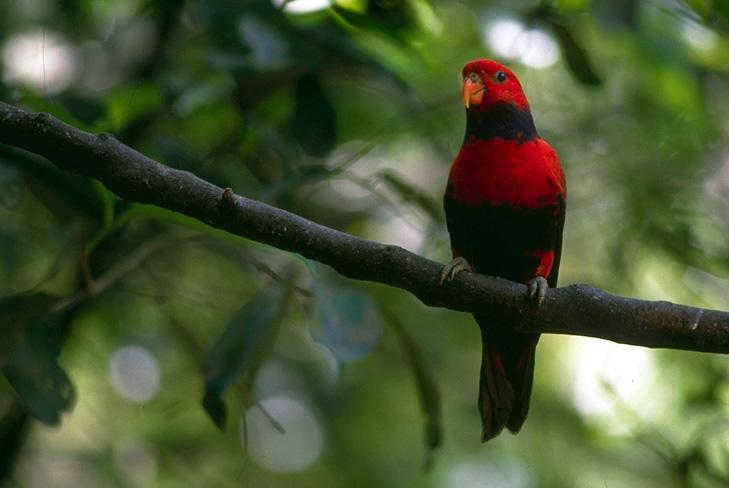
#> input picture 7.JPG, 729 x 488 px, found by its file name
$ jupyter execute Untitled1.ipynb   (shell and % lines are left out)
#> lines starting #> are read from the running program, lines starting #| are printed output that depends on the picture; after the words box and inside, x2 and y2 are one past the last pixel; in counts of white or black regions, pixels touching at a corner belong together
<a href="https://colab.research.google.com/github/agnessheila/images/blob/master/Untitled1.ipynb" target="_parent"></a>

[cell 1]
# import the necessary packages
import numpy as np
import cv2
import matplotlib.pyplot as plt

[cell 2]
# initialize the class labels and set the seed of the pseudorandom
# number generator so we can reproduce our results
labels = ["sparrow", "flowers","animal"]
np.random.seed(5)

# randomly initialize our weight matrix and bias vector -- in a
# *real* training and classification task, these parameters would
# be *learned* by our model, but for the sake of this example,
# let's use random values
W = np.random.randn(3, 4800)
b = np.random.randn(3)

# load our example image, resize it, and then flatten it into our
# "feature vector" representation
orig = cv2.imread("images/7.JPG")
#> orig is the input picture: shape (488, 729, 3); mean B, G, R 51.5, 85.3, 71.7
image = cv2.resize(orig, (40, 40)).flatten()
#> image = 4800 values, max 255 at index 48, min 0 at index 62, mean 69.5
image1=cv2.resize(orig,(140,140))
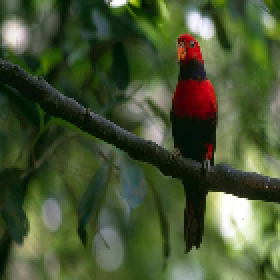
#> image1: shape (140, 140, 3) (shown 2 times larger); mean B, G, R 51.3, 85.2, 71.6

[cell 3]
# compute the output scores by taking the dot product between the
# weight matrix and image pixels, followed by adding in the bias
scores = W.dot(image) + b
#> scores = [-7253.6, 3701, 6968.4]

[cell 4]
# loop over the scores + labels and display them
for (label, score) in zip(labels, scores):
	print("[INFO] {}: {:.2f}".format(label, score))
#> this loop made 3 passes
#> (label, score) on passes 1 to 3: ('sparrow', -7253.6), ('flowers', 3701), ('animal', 6968.4)
#| [INFO] sparrow: -7253.63
#| [INFO] flowers: 3701.01
#| [INFO] animal: 6968.43

# draw the label with the highest score on the image as our
# prediction
cv2.putText(orig, "Label: {}".format(labels[np.argmax(scores)]),
	(10, 30), cv2.FONT_HERSHEY_SIMPLEX, 0.9, (0, 255, 0), 2)
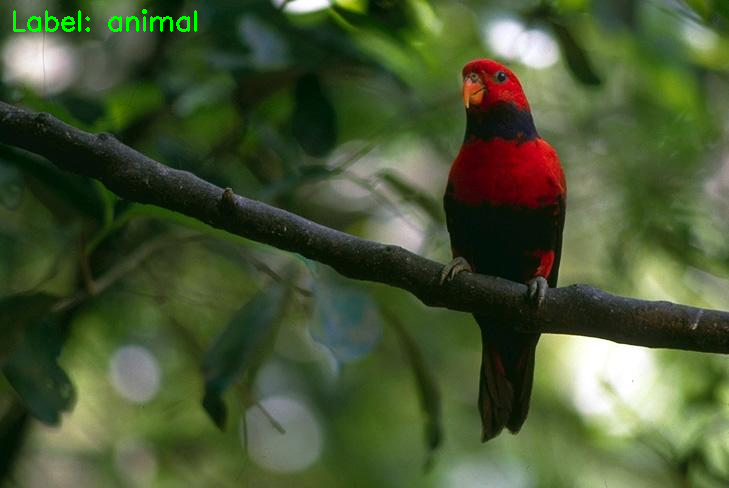
#> orig: shape (488, 729, 3); 0.35% of pixels changed, all inside (x1, y1, x2, y2) = (13, 9, 197, 32)

$ run again, with 1.jpg copied over 7.JPG
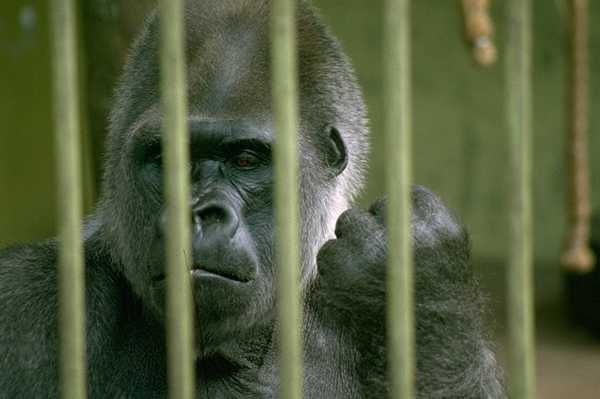
#> input picture 1.jpg, 600 x 399 px, found by its file name
#> orig is the input picture: shape (399, 600, 3); mean B, G, R 61.6, 92, 82.7
#> image = 4800 values, max 255 at index 2348, min 0 at index 1727, mean 78.44
#> `image1=cv2.resize(orig,(140,140))`:
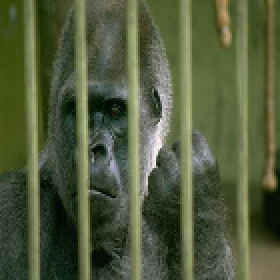
#> image1: shape (140, 140, 3) (shown 2 times larger); mean B, G, R 61.5, 91.9, 82.6
#> scores = [-725.2, -2027.3, 8777.1]
#> the loop `for (label, score) in zip(labels, scores):` made 3 passes
#> (label, score) on passes 1 to 3: ('sparrow', -725.2), ('flowers', -2027.3), ('animal', 8777.1)
#> (printed output is left out)
#> `cv2.putText(orig, "Label: {}".format(labels[np.argmax(scores)]), (10, ..`:
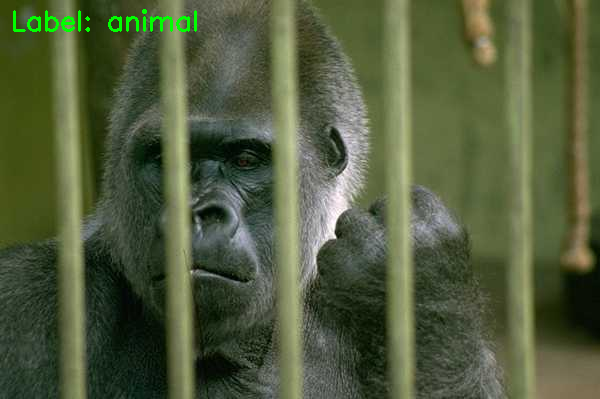
#> orig: shape (399, 600, 3); 0.52% of pixels changed, all inside (x1, y1, x2, y2) = (13, 9, 197, 32)

$ run again, with 2.JPG copied over 7.JPG
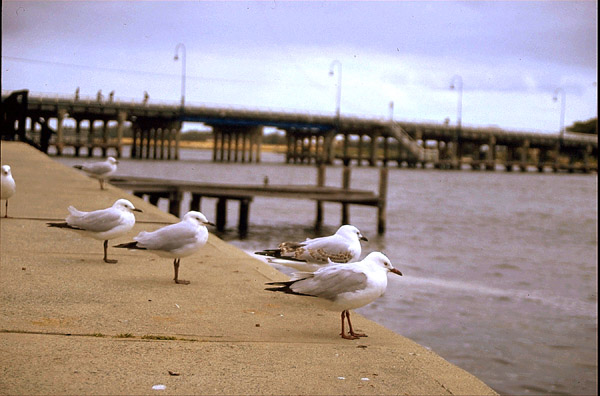
#> input picture 2.JPG, 600 x 396 px, found by its file name
#> orig is the input picture: shape (396, 600, 3); mean B, G, R 144.9, 146.6, 161.2
#> image = 4800 values, max 255 at index 57, min 0 at index 1200, mean 152.4
#> `image1=cv2.resize(orig,(140,140))`:
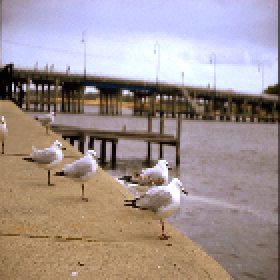
#> image1: shape (140, 140, 3) (shown 2 times larger); mean B, G, R 144.9, 146.6, 161.2
#> scores = [485.5, -1341.9, 5303.6]
#> the loop `for (label, score) in zip(labels, scores):` made 3 passes
#> (label, score) on passes 1 to 3: ('sparrow', 485.5), ('flowers', -1341.9), ('animal', 5303.6)
#> (printed output is left out)
#> `cv2.putText(orig, "Label: {}".format(labels[np.argmax(scores)]), (10, ..`:
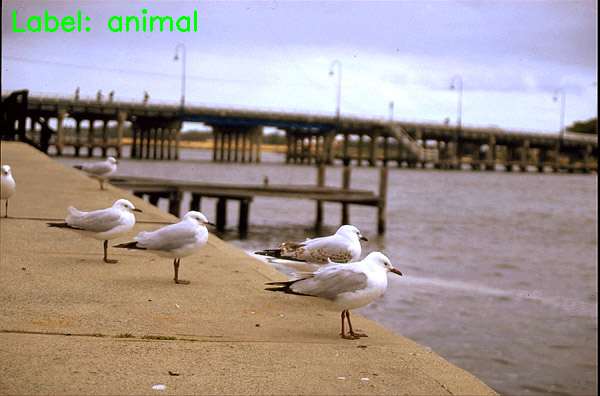
#> orig: shape (396, 600, 3); 0.52% of pixels changed, all inside (x1, y1, x2, y2) = (13, 9, 197, 32)

$ run again, with 8.JPG copied over 7.JPG
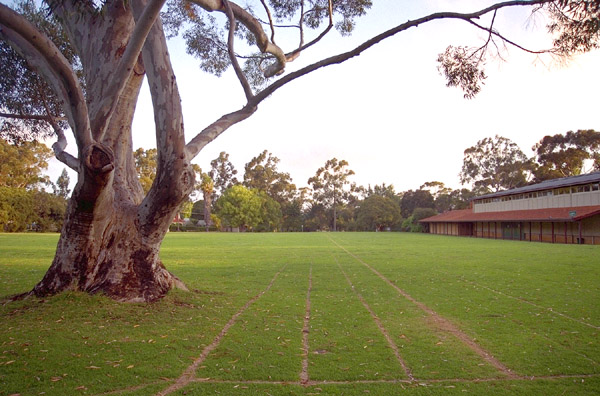
#> input picture 8.JPG, 600 x 396 px, found by its file name
#> orig is the input picture: shape (396, 600, 3); mean B, G, R 112.8, 137.9, 144.8
#> image = 4800 values, max 255 at index 81, min 5 at index 2415, mean 131.6
#> `image1=cv2.resize(orig,(140,140))`:
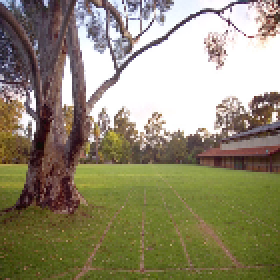
#> image1: shape (140, 140, 3) (shown 2 times larger); mean B, G, R 112.6, 137.7, 144.7
#> scores = [-4702.3, -2703.3, 4739.2]
#> the loop `for (label, score) in zip(labels, scores):` made 3 passes
#> (label, score) on passes 1 to 3: ('sparrow', -4702.3), ('flowers', -2703.3), ('animal', 4739.2)
#> (printed output is left out)
#> `cv2.putText(orig, "Label: {}".format(labels[np.argmax(scores)]), (10, ..`:
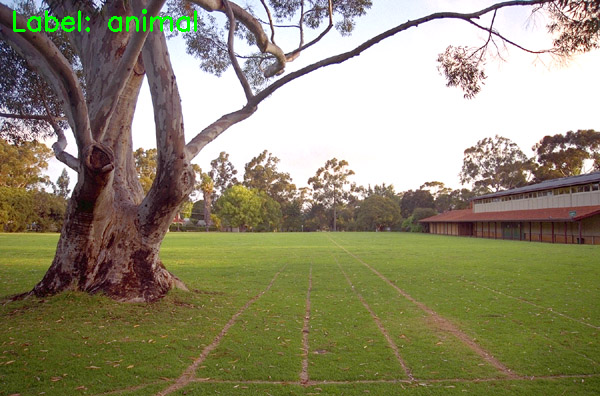
#> orig: shape (396, 600, 3); 0.52% of pixels changed, all inside (x1, y1, x2, y2) = (13, 9, 197, 32)
